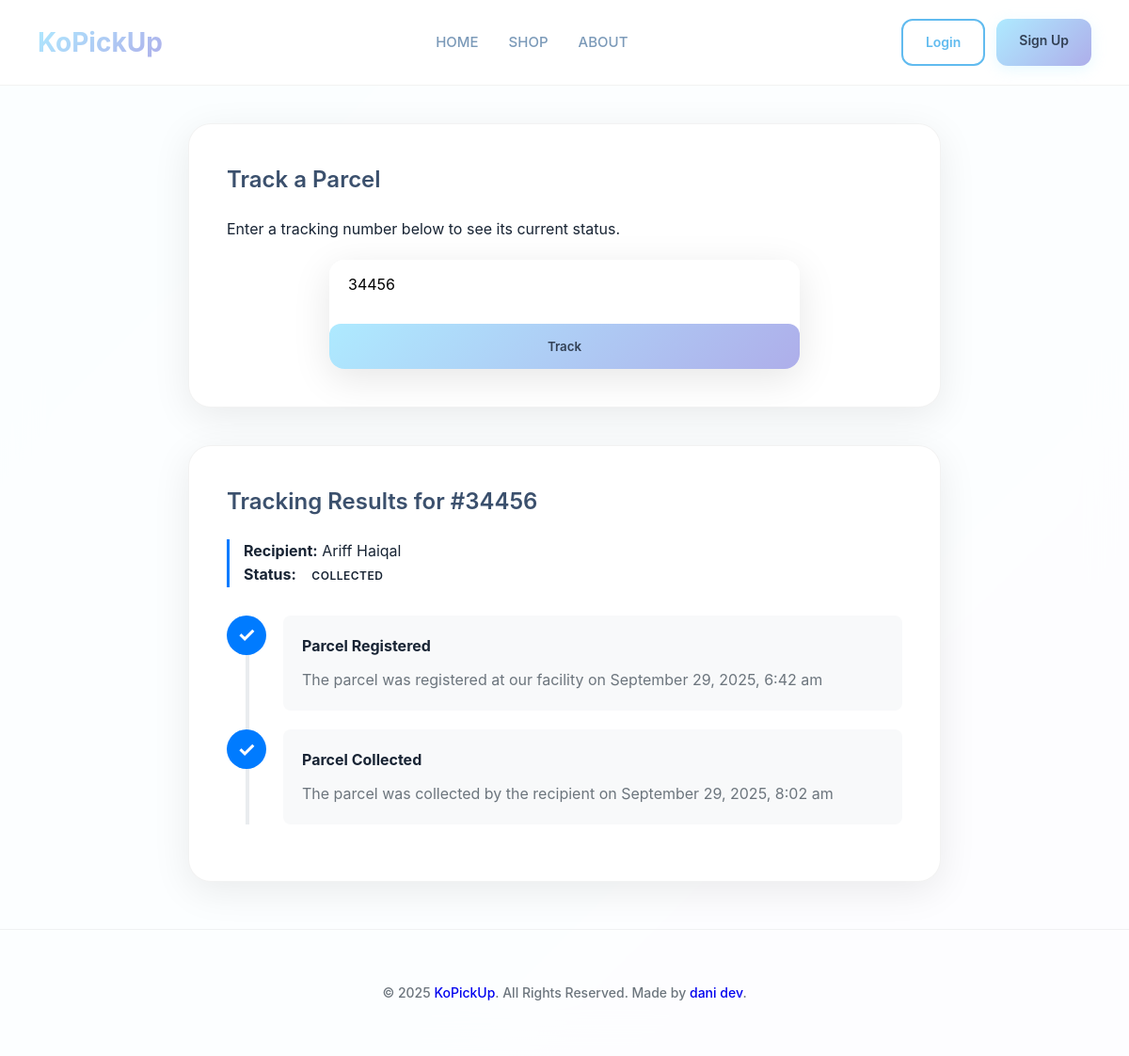
/track/index.php?tracking_number=34456, run on the app's committed database.
### tables this page shows
CREATE TABLE `parcels` (
  `id` int(11) NOT NULL,
  `tracking_number` varchar(255) NOT NULL,
  `user_id` int(11) DEFAULT NULL,
  `recipient_name` varchar(255) DEFAULT NULL,
  `courier` varchar(255) NOT NULL,
  `weight` varchar(50) DEFAULT NULL,
  `dimensions` varchar(100) DEFAULT NULL,
  `destination` varchar(255) DEFAULT NULL,
  `status` enum('Registered','In Transit','Ready for Collection','Collected','Late Collection') NOT NULL DEFAULT 'Registered',
  `pickup_otp` varchar(255) DEFAULT NULL,
  `registered_at` timestamp NOT NULL DEFAULT current_timestamp(),
  `collected_at` timestamp NOT NULL DEFAULT '0000-00-00 00:00:00',
  `late_fee` decimal(10,2) NOT NULL DEFAULT 0.00
);

### track/index.php (the view, shortened to what this page needs)
<?php
require __DIR__ . '/../db.php';
$is_logged_in = isset($_SESSION['user_id']);
$tracking_number = isset($_GET['tracking_number']) ? trim($_GET['tracking_number']) : '';
$parcel = null;
$error_message = '';
if (!empty($tracking_number)) {
    $stmt = $pdo->prepare(
        "SELECT p.*, COALESCE(u.fullname, p.recipient_name) as recipient_name_display
         FROM parcels p
         LEFT JOIN users u ON p.user_id = u.id
         WHERE p.tracking_number = ?"
    );
    $stmt->execute([$tracking_number]);
    $parcel = $stmt->fetch();
}
?>
<!DOCTYPE html>
<html lang="en">
<head>
    <link rel="stylesheet" href="../style.css">
</head>
<body>
<div class="container">
    <header>
        <div class="logo">
            <h1><a href="/" style="text-decoration:none; color:inherit;">KoPickUp</a></h1>
        </div>
        <nav class="nav-links">
            <a href="/">HOME</a>
            <a href="/shop">SHOP</a>
            <a href="/about">ABOUT</a>
        </nav>
        <div class="header-buttons">
            <?php if ($is_logged_in): ?>
                <a href="/logout" class="signup">Logout</a>
            <?php else: ?>
                <a href="/login" class="login">Login</a>
                <a href="/signup" class="signup">Sign Up</a>
            <?php endif; ?>
        </div>
    </header>
    <main>
        <div class="section-card" style="max-width: 800px; margin: 40px auto;">
            <h3>Track a Parcel</h3>
            <p>Enter a tracking number below to see its current status.</p>
            <form action="/track/" method="GET" class="tracking-input" style="margin-top:20px;">
                <input type="text" name="tracking_number" placeholder="Enter tracking number" value="<?php echo htmlspecialchars($tracking_number); ?>" required>
                <button type="submit" class="track-btn">Track</button>
            </form>
        </div>
        <?php if ($tracking_number):?>
            <div class="section-card" style="max-width: 800px; margin: 40px auto;">
                <?php if ($error_message): ?>
                    <div class="alert-error"><?php echo $error_message; ?></div>
                <?php elseif ($parcel): ?>
                    <h3>Tracking Results for #<?php echo htmlspecialchars($parcel['tracking_number']); ?></h3>
                    <div style="text-align: left; margin: 20px 0 30px; border-left: 3px solid #007bff; padding-left: 15px;">
                        <p><strong>Recipient:</strong> <?php echo htmlspecialchars($parcel['recipient_name_display']); ?></p>
                        <p><strong>Status:</strong> <span class="status-badge <?php echo strtolower(str_replace(' ', '-', $parcel['status'])); ?>"><?php echo htmlspecialchars($parcel['status']); ?></span></p>
                    </div>
                    <ul class="timeline">
                        <li class="timeline-item active">
                            <div class="timeline-icon">✓</div>
                            <div class="timeline-content">
                                <h4>Parcel Registered</h4>
                                <p>The parcel was registered at our facility on <?php echo date('F j, Y, g:i a', strtotime($parcel['registered_at'])); ?></p>
                            </div>
                        </li>
                        <?php if ($parcel['status'] === 'Collected' && $parcel['collected_at']): ?>
                        <li class="timeline-item active">
                            <div class="timeline-icon">✓</div>
                            <div class="timeline-content">
                                <h4>Parcel Collected</h4>
                                <p>The parcel was collected by the recipient on <?php echo date('F j, Y, g:i a', strtotime($parcel['collected_at'])); ?></p>
                            </div>
                        </li>
                        <?php endif; ?>
                    </ul>
                <?php endif; ?>
            </div>
        <?php endif; ?>
    </main>
    <footer class="site-footer">
        <p style="text-align: center;">&copy; <?php echo date('Y'); ?> <a href="/" style="text-decoration: none;">KoPickUp</a>. All Rights Reserved. Made by <a href="https://danidev.co.za" style="text-decoration: none;">dani dev</a>.</p>
    </footer>
</div>
</body>
</html>

### style.css (style rules this page uses)
* { margin: 0; padding: 0; box-sizing: border-box; }
body { font-family: 'Inter', -apple-system, BlinkMacSystemFont, sans-serif; background: linear-gradient(135deg, #aeeaff 0%, #d6d6ff 100%); color: #182434; line-height: 1.6; min-height: 100vh; }
.container { background: rgba(255, 255, 255, 0.95); backdrop-filter: blur(20px); min-height: 100vh; }
header { display: flex; justify-content: space-between; align-items: center; padding: 20px 40px; background: rgba(255, 255, 255, 0.98); backdrop-filter: blur(20px); border-bottom: 1px solid rgba(0, 0, 0, 0.05); position: sticky; top: 0; z-index: 100; }
.logo h1 { font-weight: 700; font-size: 28px; background: linear-gradient(135deg, #aeeaff, #aeaeea); -webkit-background-clip: text; -webkit-text-fill-color: transparent; background-clip: text; }
.nav-links { display: flex; gap: 32px; }
.nav-links a { text-decoration: none; color: #7a99b8; font-weight: 500; font-size: 15px; transition: all 0.3s ease; position: relative; }
.nav-links a::after { content: ''; position: absolute; bottom: -4px; left: 0; width: 0; height: 2px; background: linear-gradient(135deg, #aeeaff, #aeaeea); transition: width 0.3s ease; }
.header-buttons { display: flex; gap: 12px; }
.signup, .login { padding: 12px 24px; border: none; border-radius: 12px; font-weight: 600; font-size: 14px; cursor: pointer; transition: all 0.3s ease; font-family: inherit; text-decoration: none; }
.signup { background: linear-gradient(135deg, #aeeaff, #aeaeea); color: #334155; box-shadow: 0 4px 15px rgba(174, 234, 255, 0.3); }
.login { background: transparent; color: #61bbef; border: 2px solid #61bbef; }
.tracking-input { display: flex; max-width: 500px; margin: 0 auto; background: white; border-radius: 16px; box-shadow: 0 10px 40px rgba(0, 0, 0, 0.1); overflow: hidden; }
.tracking-input input[type="text"] { flex: 1; padding: 16px 20px; border: none; font-size: 16px; outline: none; font-family: inherit; }
.track-btn { background: linear-gradient(135deg, #aeeaff, #aeaeea); border: none; padding: 16px 32px; color: #334155; font-weight: 600; cursor: pointer; transition: all 0.3s ease; font-family: inherit; }
.section-card { background: white; border-radius: 24px; padding: 40px; margin: 20px 0; box-shadow: 0 10px 40px rgba(0, 0, 0, 0.08); border: 1px solid rgba(0, 0, 0, 0.05); }
h3 { font-size: 24px; font-weight: 600; color: #3b506d; margin-bottom: 20px; }
.status-badge { padding: 6px 12px; border-radius: 20px; font-size: 12px; font-weight: 600; text-transform: uppercase; letter-spacing: 0.5px; }
form { display: flex; flex-direction: column; gap: 1rem; max-width: 500px; }
form input, form select { padding: 12px 15px; border-radius: 10px; border: 1.5px solid #ccc; font-size: 16px; }
form button { padding: 14px 20px; border: none; border-radius: 12px; background: linear-gradient(135deg, #aeeaff, #aeaeea); color: #334155; font-weight: 600; cursor: pointer; transition: transform 0.2s; }
.site-footer { padding: 30px 40px; margin-top: 50px; text-align: center; border-top: 1px solid rgba(0, 0, 0, 0.05); }
.site-footer p { margin: 0; font-size: 14px; color: #6c757d; font-weight: 500; }

### track/index.php (style rules this page uses)
.timeline { list-style: none; padding: 0; position: relative; margin-top: 30px; }
.timeline:before { content: ''; position: absolute; top: 0; bottom: 0; left: 20px; width: 4px; background: #e9ecef; }
.timeline-item { margin-bottom: 20px; position: relative; padding-left: 60px; }
.timeline-icon { position: absolute; left: 0; top: 0; width: 42px; height: 42px; border-radius: 50%; background: #e9ecef; color: #fff; display: flex; align-items: center; justify-content: center; font-size: 22px; font-weight: bold; }
.timeline-item.active .timeline-icon { background: #007bff; }
.timeline-content { background: #f8f9fa; padding: 20px; border-radius: 8px; }
.timeline-content h4 { margin: 0 0 10px; }
.timeline-content p { margin: 0; color: #6c757d; }

### data on the page
parcels: tracking_number "34456", status "COLLECTED", registered_at "September 29, 2025, 6:42 am", collected_at "September 29, 2025, 8:02 am"

### other printed values
$parcel['recipient_name_display'] "Ariff Haiqal"
